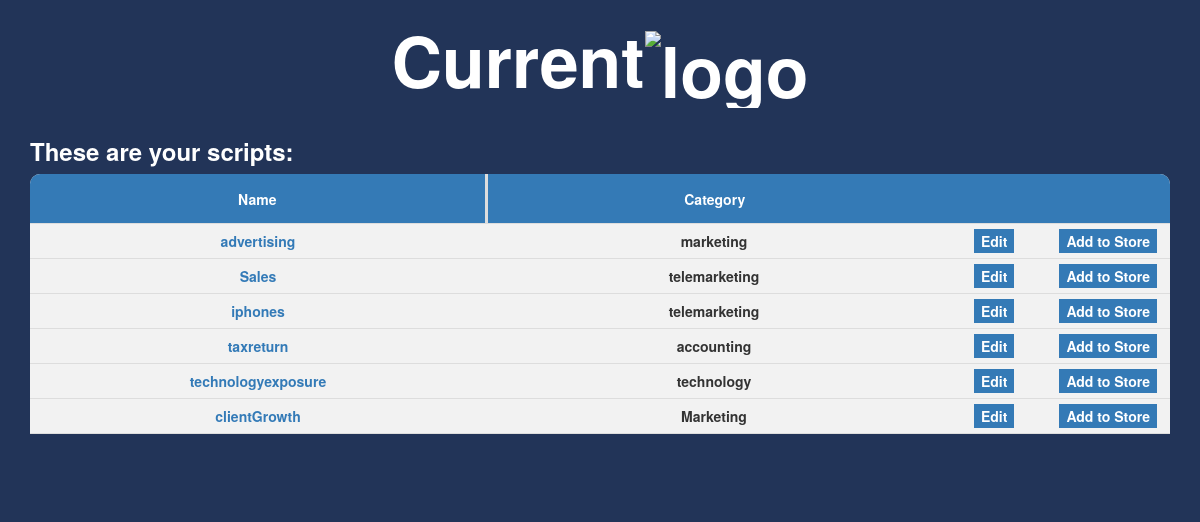
Page /currentScripts.php (signed in) on the committed database.
### tables this page shows
CREATE TABLE `script` (
  `scriptId` int(5) NOT NULL,
  `userId` int(5) NOT NULL,
  `scriptName` text NOT NULL,
  `category` text NOT NULL,
  `firstQuestionId` int(5) UNSIGNED ZEROFILL DEFAULT NULL,
  `purchased` enum('Y','N') NOT NULL DEFAULT 'N',
  `example` enum('Y','N') NOT NULL DEFAULT 'N'
);

### currentScripts.php (the view, shortened to what this page needs)
<?php
   require_once('dbConnection.php');
   $userId = $_SESSION["who"];
   $sqlScript = "SELECT * FROM script WHERE userId = '$userId' AND example = 'N' AND purchased = 'N' ";
   $results =  mysqli_query($dbConnection, $sqlScript)
   or die (mysqli_error($dbConnection));
   ?>
<!DOCTYPE html>
<html lang="en">
   <head>
      <link rel="stylesheet" href="https://maxcdn.bootstrapcdn.com/bootstrap/3.3.7/css/bootstrap.min.css">
   </head>
   <body>
      <div class="container text-center">
         <h1 style="color: white; font-size:70px"><b>Current<img src="loggg.JPG" alt="logo" style="width:200px; height:200px;"></b></h1>
      </div>
      <div class="container text-center">
         <h3 style="float: left; color: white;"><b>These are your scripts:<b></h3>
         <br>
         <table>
            <tr>
               <th style="border-top-left-radius: 10px; border-right: 3px solid #ddd;">Name</th>
               <th>Category</th>
               <th style="width: 20px;"></th>
               <th style="border-top-right-radius: 10px; width: 40px;"></th>
            </tr>
            <?php
               while ($row = mysqli_fetch_array($results)) {
                    $scriptname = $row['scriptName'];
                    $scriptid = $row['scriptId'];
                    $firstqn = $row['firstQuestionId'];
                    $category = $row['category'];
                    ?>
            <tr>
               <td>
                  <?php echo '<a href="http://salesscript.com.au/viewScript.php?script=' . $scriptid . '&question=' . $firstqn . '&scriptName=' . $scriptname . '&category=' . $category . '">' . $scriptname . '</a>';?>
               </td>
               <td>
                  <?php echo $row["category"];?>
               </td>
               <td style="width: 20px;">
               	  <?php echo '<button style="background-color: #347AB6; color: white; border: 1px solid #347AB6;" onClick=window.location="http://salesscript.com.au/buildScript.php?script=' . $scriptid . '&category=' . $category . '&scriptname=' . $scriptname . '&question=' . $firstqn . '">Edit</button>';?>
               </td>
               <td style="width: 40px;" >
                  <?php echo '<button style="background-color: #347AB6; color: white; border: 1px solid #347AB6;" onClick=window.location="http://salesscript.com.au/uploadScript.php?script=' . $scriptid . '&category=' . $category . '&scriptname=' . $scriptname . '&question=' . $firstqn . '">Add to Store</button>';?>
               </td>
            </tr>
            <?php } ?>
         </table>
         <br><br><br>
      </div>
   </body>
</html>

### currentScripts.php (style rules this page uses)
body { background-color: #223458; }
td { border-bottom: 1px solid #ddd; padding: 5px; }
th { border-bottom: 1px solid #ddd; color: white; background-color: #347AB6; padding: 8px; text-align: center; height: 50px; width: 40%; //border-radius: 10px; }
tr:nth-child(even) { background-color: #f2f2f2; border-radius: 10px; }
tr:nth-child(odd) { background-color: #f2f2f2; border-radius: 10px; }
table { width: 100%; text-align: center; float: center; border-radius: 10px; }

### rows in the picture
script: scriptName "advertising", category "marketing"
script: scriptName "Sales", category "telemarketing"
script: scriptName "iphones", category "telemarketing"
script: scriptName "taxreturn", category "accounting"
script: scriptName "technologyexposure", category "technology"
script: scriptName "clientGrowth", category "Marketing"
